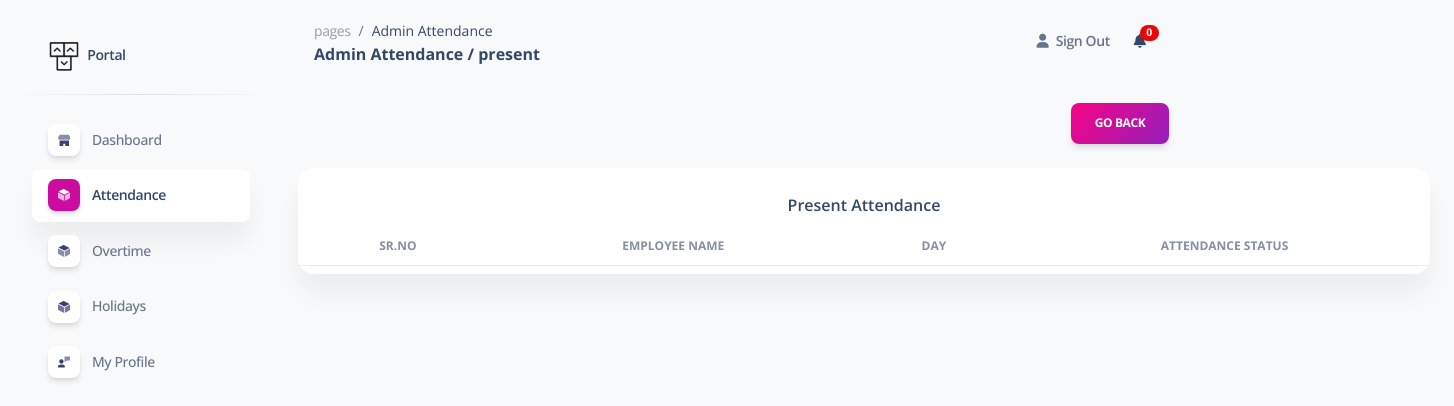
The app's page /view_employee_present.php?uid=2, older data.
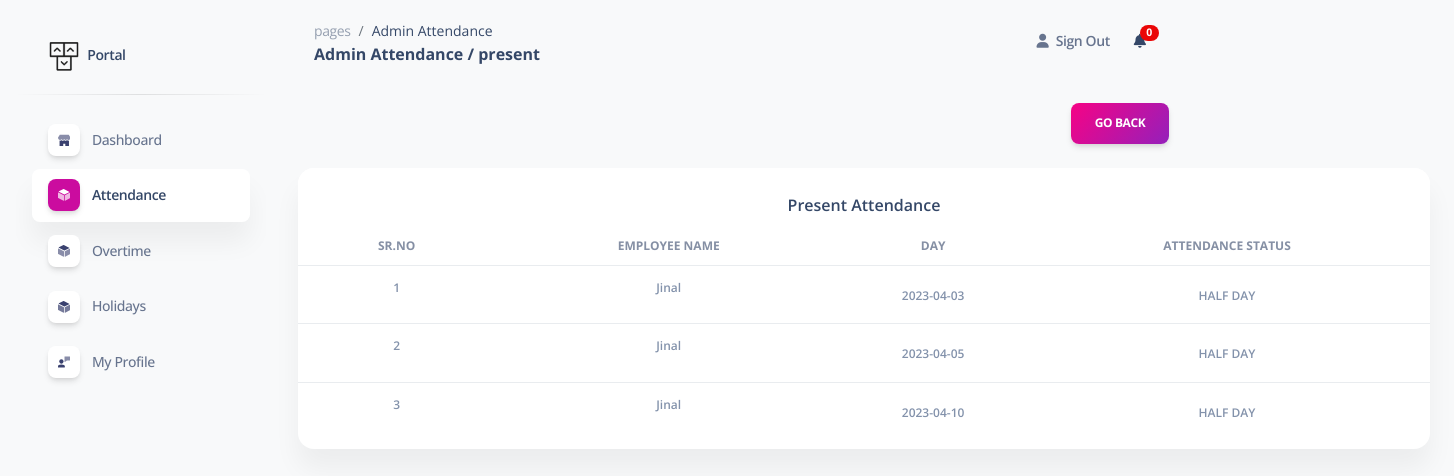
The same page, newer data.
### tables this page shows
CREATE TABLE `attendance` (
  `id` int(11) NOT NULL,
  `user_id` int(11) NOT NULL,
  `attendance_date` date NOT NULL,
  `attendance_status` int(11) DEFAULT 0 COMMENT '0 = absent, 1 = present, 2 = half day, 3 = paid leave',
  `is_update` varchar(255) DEFAULT NULL,
  `created_date` datetime NOT NULL DEFAULT current_timestamp()
);

CREATE TABLE `user` (
  `user_id` int(11) NOT NULL,
  `user_name` varchar(255) NOT NULL,
  `user_email` varchar(50) NOT NULL,
  `user_password` varchar(50) NOT NULL,
  `user_type` int(50) NOT NULL DEFAULT 1 COMMENT '1 = user, 2 = admin',
  `user_image` text NOT NULL,
  `monthly_salary` int(15) DEFAULT NULL,
  `daily_salary` int(15) NOT NULL DEFAULT 0,
  `user_status` varchar(50) NOT NULL DEFAULT '1' COMMENT '1 = active , 0 = deactive',
  `created_date` datetime NOT NULL DEFAULT current_timestamp() COMMENT 'Created time and date'
);

### view_employee_present.php (the view, shortened to what the changed rows need)
<!DOCTYPE html>
<html lang="en">
<head>
    <link href="assets/css/nucleo-icons.css" rel="stylesheet" />
    <link href="assets/css/nucleo-svg.css" rel="stylesheet" />
    <link href="assets/css/nucleo-svg.css" rel="stylesheet" />
    <link id="pagestyle" href="assets/css/soft-ui-dashboard.css?v=1.0.3" rel="stylesheet" />
    <link rel="stylesheet" href="https://cdn.datatables.net/1.13.4/css/jquery.dataTables.css" />
</head>
<body class="g-sidenav-show  bg-gray-100">
    <main class="main-content position-relative max-height-vh-100 h-100 mt-1 border-radius-lg ">
        <?php include 'navbar.php'; ?>
        <div class="container-fluid py-4">
            <div class="row">
                <div class="col-12">
                    <div class="card mb-4">
                        <div class="card-body px-0 pt-0 pb-2">
                            <div class="table-responsive p-0">
                                <table class="table align-items-center mb-0" id="data">
                                    <thead>
                                        <tr>
                                            <th class="text-center text-uppercase text-xs font-weight-bolder opacity-8">
                                                Sr.No
                                            </th>
                                            <th class="text-center text-uppercase text-xs font-weight-bolder opacity-8">
                                                Employee Name</th>
                                            <th class="text-center text-uppercase text-xs font-weight-bolder opacity-8">
                                                Day
                                            </th>
                                            <th class="text-center text-uppercase text-xs font-weight-bolder opacity-8">
                                                Attendance Status</th>
                                        </tr>
                                    </thead>
                                    <tbody>
                                        <?php
                                        $userid = $_GET['uid'];
                                        $result1 = mysqli_query($con, "SELECT user_name from user where user_id='$userid'");
                                        $row1 = mysqli_fetch_array($result1);
                                        $today_date = date("Y-m-d");
                                        $update_month = date("m");
                                        $update_year = date("Y");
                                        $result = mysqli_query($con, "SELECT * from attendance where user_id = '$userid' and is_update = 'updated' and attendance_status='1' and attendance_date <= '$today_date' and month(attendance_date) = '$update_month' and year(attendance_date) = '$update_year' or user_id = '$userid' and is_update = 'updated' and attendance_status='2' and attendance_date <= '$today_date' and month(attendance_date) = '$update_month' and year(attendance_date) = '$update_year'");
                                        if (mysqli_num_rows($result) > 0) {
                                            $sn = 1;
                                            while ($row = mysqli_fetch_array($result)) {
                                                ?>
                                                <tr>
                                                    <td class="align-middle text-center">
                                                        <span class="text-secondary text-xs font-weight-bold ">
                                                            <?php echo $sn; ?>
                                                    </td>
                                                    <td class="align-middle text-center">
                                                        <span class="text-secondary text-xs font-weight-bold ">
                                                            <?php echo $row1['user_name']; ?>
                                                    </td>
                                                    <td class="align-middle text-center">
                                                        <span class="text-secondary text-xs font-weight-bold">
                                                            <?php echo $row['attendance_date']; ?>
                                                        </span>
                                                    </td>
                                                    <td class="align-middle text-center">
                                                        <span class="text-secondary text-xs font-weight-bold">
                                                            <?php if ($row['attendance_status'] == 1) {
                                                                echo "PRESENT";
                                                            } elseif ($row['attendance_status'] == 2) {
                                                                echo "HALF DAY";
                                                            }
                                                            ?>
                                                        </span>
                                                    </td>
                                                </tr>
                                                <?php $sn++;
                                            }
                                        } ?>
                            </div>
                        </div>
</body>
</html>

Row changes from the older to the newer data that the page shows:
added attendance: user.user_name "Jinal", attendance_date "2023-04-03", attendance_status "HALF DAY"
added attendance: user.user_name "Jinal", attendance_date "2023-04-05", attendance_status "HALF DAY"
added attendance: user.user_name "Jinal", attendance_date "2023-04-10", attendance_status "HALF DAY"
